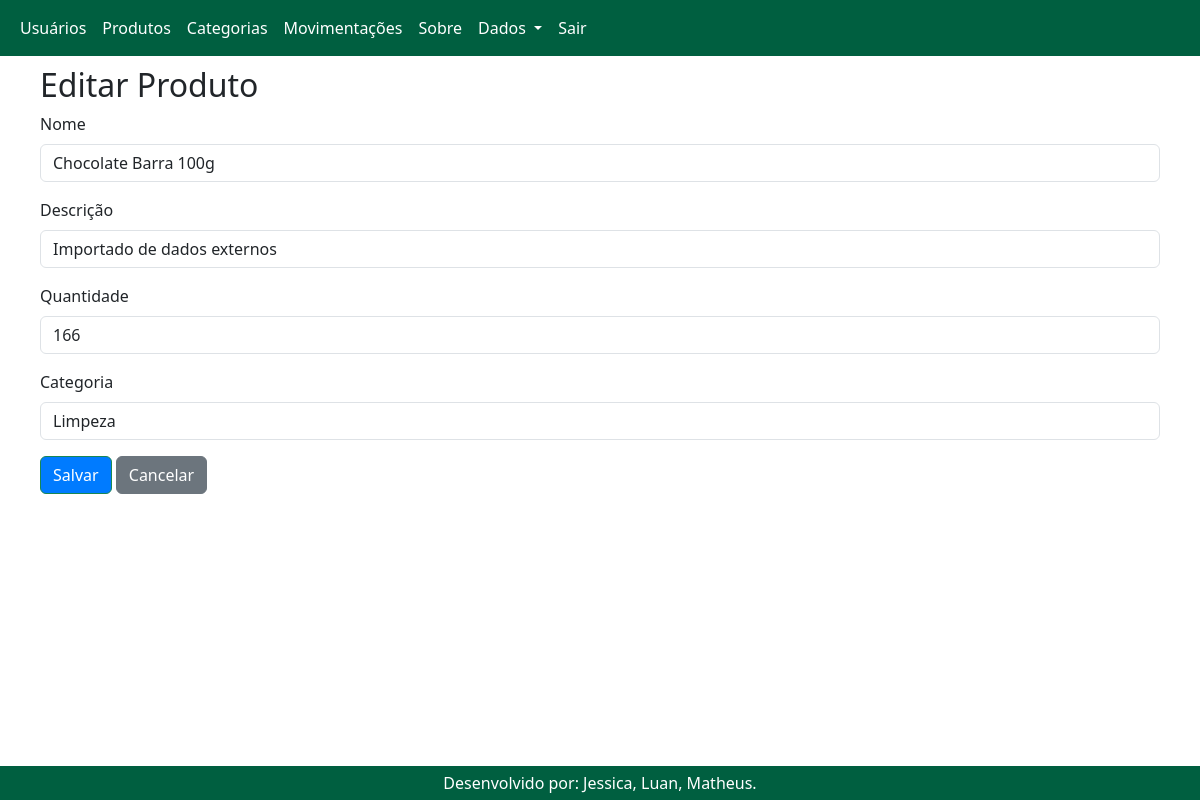
Page /produto/editar/11 on the earlier database version.
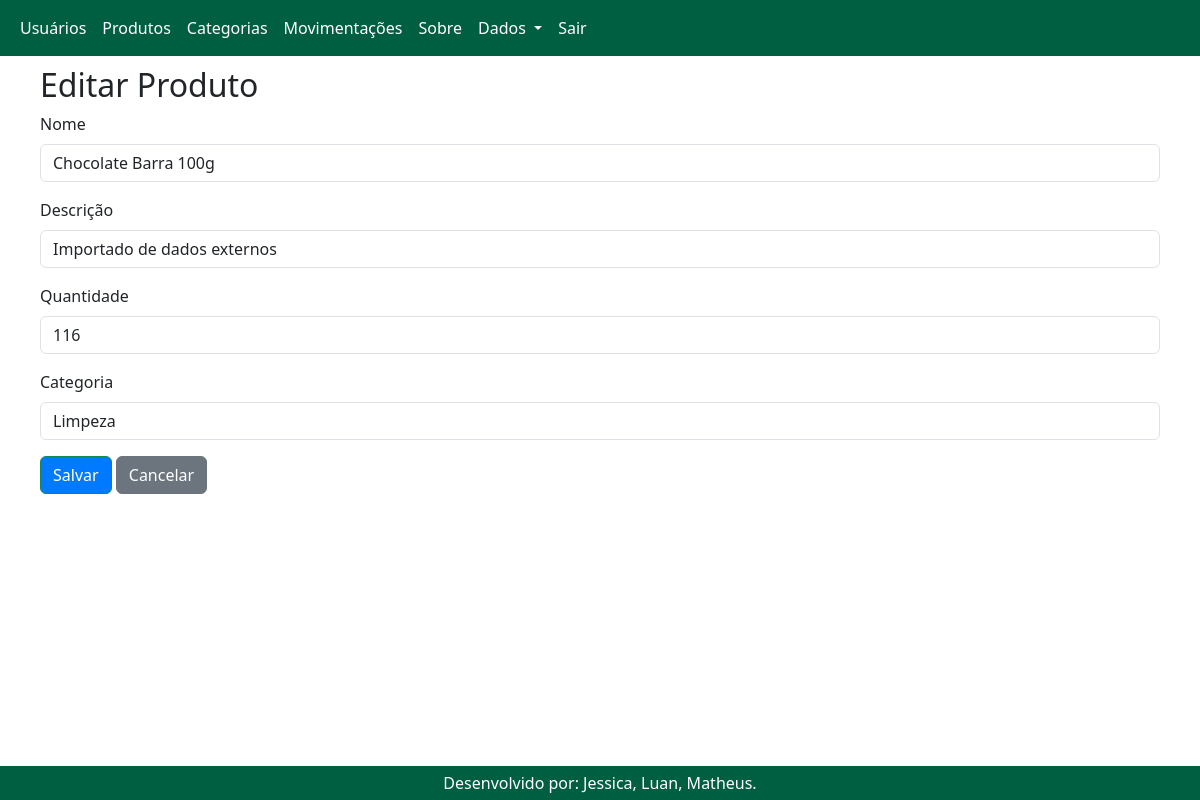
Same page on the later database version.
### app.py (models this page shows)
class Produto(db.Model):
    id = db.Column(db.Integer, primary_key=True)
    nome = db.Column(db.String(100), nullable=False)
    descricao = db.Column(db.String(200))
    quantidade = db.Column(db.Integer, default=0)
    categoria_id = db.Column(db.Integer, db.ForeignKey('categoria.id'))
    categoria = db.relationship('Categoria')

class Categoria(db.Model):
    id = db.Column(db.Integer, primary_key=True)
    nome = db.Column(db.String(100), nullable=False)

### app.py (the view, shortened to what this page needs)
@app.route('/produto/editar/<int:id>', methods=['GET', 'POST'])
def editar_produto(id):
    produto = Produto.query.get_or_404(id)
    categorias = Categoria.query.all()
    return render_template('produto_form.html', produto=produto, categorias=categorias)

### templates/produto_form.html (shortened to what this page needs)
{% extends 'base.html' %}
{% block content %}
<h2>{{ produto and 'Editar' or 'Novo' }} Produto</h2>
<form method="POST">
  <div class="mb-3">
    <label for="nome" class="form-label">Nome</label>
    <input type="text" class="form-control" name="nome" id="nome" value="{{ produto.nome if produto else '' }}" required>
  </div>
  <div class="mb-3">
    <label for="descricao" class="form-label">Descrição</label>
    <input type="text" class="form-control" name="descricao" id="descricao" value="{{ produto.descricao if produto else '' }}">
  </div>
  <div class="mb-3">
    <label for="quantidade" class="form-label">Quantidade</label>
    <input type="number" class="form-control" name="quantidade" id="quantidade" value="{{ produto.quantidade if produto else 0 }}" required>
  </div>
  <div class="mb-3">
    <label for="categoria" class="form-label">Categoria</label>
    <select class="form-control" name="categoria" id="categoria" required>
      {% for categoria in categorias %}
      <option value="{{ categoria.id }}"
        {% if produto and produto.categoria_id == categoria.id %}selected{% endif %}>
        {{ categoria.nome }}
      </option>
      {% endfor %}
    </select>
  </div>
  <button type="submit" class="btn btn-success">Salvar</button>
  <a href="/produtos" class="btn btn-secondary">Cancelar</a>
</form>
{% endblock %}

Differences in the rows shown:
changed Produto "Chocolate Barra 100g": quantidade "166" → "116"
